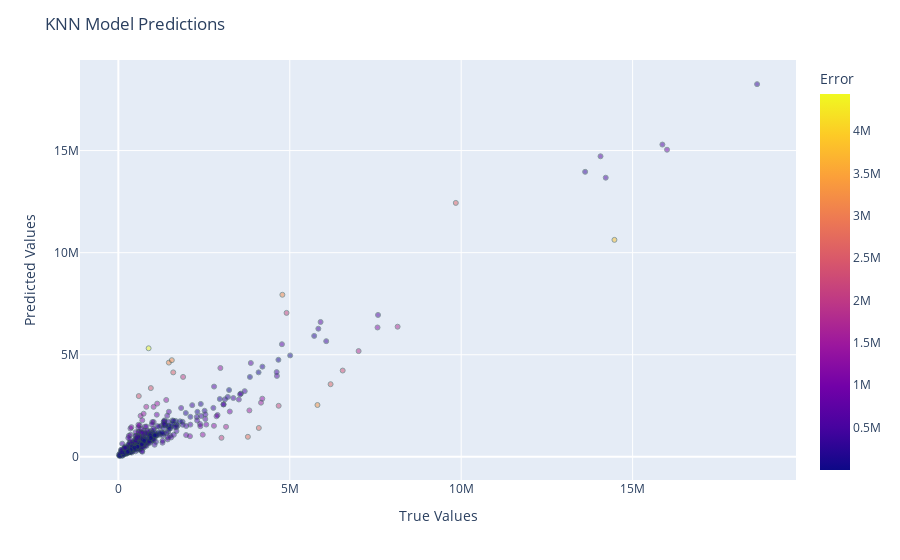

The cell this chart's notebook holds for it:
### Code cell
def plot_results(y_true, y_pred, title):
    """
    Cretes a scatterplot model predictions using plotly express.
    
    Parameters:
    y_true (Series): True values.
    y_pred (Series): Predicted values.
    title (str): Title for the plot.
    """
    fig = px.scatter(x=y_true, y=y_pred, color=abs(y_true - y_pred), hover_name=y_true.index)
    fig.update_traces(marker=dict(size=5, opacity=0.5, line=dict(width=1, color='DarkSlateGrey')),
                    selector=dict(mode='markers'))
    fig.update_layout(title=title, xaxis_title='True Values', yaxis_title='Predicted Values', coloraxis_colorbar=dict(title='Error'))
    fig.show()

plot_results(y_valid, y_pred_knn, 'KNN Model Predictions')

### Figure 1 — Plotly figure (JSON) as saved in the notebook; plotly's stock layout.template omitted (floating-point values rounded to 4 significant figures; data arrays with more than 128 entries replaced by an {"elided": "..."} marker saying what was removed)
{"data": [{"hovertemplate": "<b>%{hovertext}</b><br><br>x=%{x}<br>y=%{y}<br>color=%{marker.color}<extra></extra>", "hovertext": {"elided": "369 int values"}, "legendgroup": "", "marker": {"color": {"elided": "369 float values"}, "coloraxis": "coloraxis", "line": {"color": "DarkSlateGrey", "width": 1}, "opacity": 0.5, "size": 5, "symbol": "circle"}, "mode": "markers", "name": "", "orientation": "v", "showlegend": false, "type": "scatter", "x": {"elided": "369 int values"}, "xaxis": "x", "y": {"elided": "369 float values"}, "yaxis": "y"}], "layout": {"coloraxis": {"colorbar": {"title": {"text": "Error"}}, "colorscale": [[0, "#0d0887"], [0.1111, "#46039f"], [0.2222, "#7201a8"], [0.3333, "#9c179e"], [0.4444, "#bd3786"], [0.5556, "#d8576b"], [0.6667, "#ed7953"], [0.7778, "#fb9f3a"], [0.8889, "#fdca26"], [1, "#f0f921"]]}, "legend": {"tracegroupgap": 0}, "margin": {"t": 60}, "title": {"text": "KNN Model Predictions"}, "xaxis": {"anchor": "y", "domain": [0, 1], "title": {"text": "True Values"}}, "yaxis": {"anchor": "x", "domain": [0, 1], "title": {"text": "Predicted Values"}}}}
